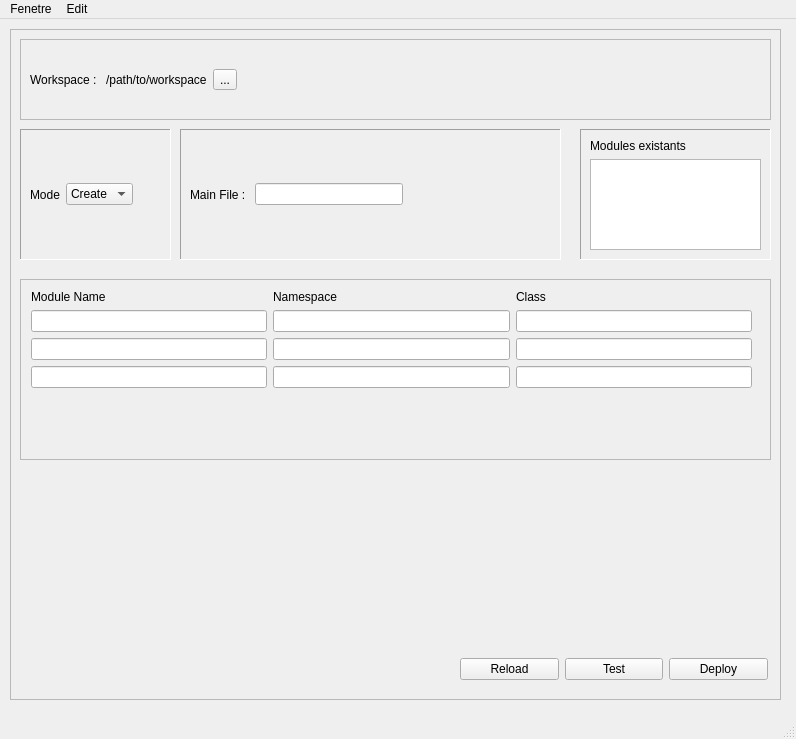
<?xml version="1.0" encoding="UTF-8"?>
<ui version="4.0">
 <class>MainWindow</class>
 <widget class="QMainWindow" name="MainWindow">
  <property name="geometry">
   <rect>
    <x>0</x>
    <y>0</y>
    <width>796</width>
    <height>739</height>
   </rect>
  </property>
  <property name="windowTitle">
   <string>MainWindow</string>
  </property>
  <widget class="QWidget" name="centralwidget">
   <widget class="QFrame" name="area_main">
    <property name="enabled">
     <bool>true</bool>
    </property>
    <property name="geometry">
     <rect>
      <x>10</x>
      <y>10</y>
      <width>771</width>
      <height>671</height>
     </rect>
    </property>
    <property name="sizePolicy">
     <sizepolicy hsizetype="Expanding" vsizetype="Expanding">
      <horstretch>0</horstretch>
      <verstretch>0</verstretch>
     </sizepolicy>
    </property>
    <property name="frameShape">
     <enum>QFrame::StyledPanel</enum>
    </property>
    <property name="frameShadow">
     <enum>QFrame::Sunken</enum>
    </property>
    <widget class="QWidget" name="horizontalLayoutWidget_2">
     <property name="geometry">
      <rect>
       <x>450</x>
       <y>620</y>
       <width>308</width>
       <height>41</height>
      </rect>
     </property>
     <layout class="QHBoxLayout" name="area_workspace_2">
      <item>
       <widget class="QPushButton" name="btn_reload">
        <property name="text">
         <string>Reload</string>
        </property>
       </widget>
      </item>
      <item>
       <widget class="QPushButton" name="btn_test">
        <property name="text">
         <string>Test</string>
        </property>
       </widget>
      </item>
      <item>
       <widget class="QPushButton" name="btn_deploy">
        <property name="text">
         <string>Deploy</string>
        </property>
       </widget>
      </item>
     </layout>
    </widget>
    <widget class="QScrollArea" name="area_generator">
     <property name="geometry">
      <rect>
       <x>10</x>
       <y>250</y>
       <width>751</width>
       <height>181</height>
      </rect>
     </property>
     <property name="widgetResizable">
      <bool>true</bool>
     </property>
     <widget class="QWidget" name="scrollAreaWidgetContents">
      <property name="geometry">
       <rect>
        <x>0</x>
        <y>0</y>
        <width>749</width>
        <height>179</height>
       </rect>
      </property>
      <widget class="QWidget" name="gridLayoutWidget">
       <property name="geometry">
        <rect>
         <x>10</x>
         <y>10</y>
         <width>721</width>
         <height>161</height>
        </rect>
       </property>
       <layout class="QGridLayout" name="grly_edit">
        <item row="5" column="0">
         <spacer name="verticalSpacer">
          <property name="orientation">
           <enum>Qt::Vertical</enum>
          </property>
          <property name="sizeHint" stdset="0">
           <size>
            <width>20</width>
            <height>40</height>
           </size>
          </property>
         </spacer>
        </item>
        <item row="1" column="2">
         <widget class="QLineEdit" name="lied_class0">
          <property name="text">
           <string/>
          </property>
         </widget>
        </item>
        <item row="0" column="0">
         <widget class="QLabel" name="lbl_module_name">
          <property name="text">
           <string>Module Name</string>
          </property>
         </widget>
        </item>
        <item row="1" column="1">
         <widget class="QLineEdit" name="lied_namespace0">
          <property name="text">
           <string/>
          </property>
         </widget>
        </item>
        <item row="0" column="1">
         <widget class="QLabel" name="lbl__namespace">
          <property name="text">
           <string>Namespace</string>
          </property>
         </widget>
        </item>
        <item row="0" column="2">
         <widget class="QLabel" name="lbl_class_name">
          <property name="text">
           <string>Class</string>
          </property>
         </widget>
        </item>
        <item row="1" column="0">
         <widget class="QLineEdit" name="lied_mod0">
          <property name="text">
           <string/>
          </property>
         </widget>
        </item>
        <item row="2" column="0">
         <widget class="QLineEdit" name="lied_mod1"/>
        </item>
        <item row="2" column="1">
         <widget class="QLineEdit" name="lied_namespace1"/>
        </item>
        <item row="2" column="2">
         <widget class="QLineEdit" name="lied_class1"/>
        </item>
        <item row="3" column="0">
         <widget class="QLineEdit" name="lied_mod2"/>
        </item>
        <item row="3" column="1">
         <widget class="QLineEdit" name="lied_namespace2"/>
        </item>
        <item row="3" column="2">
         <widget class="QLineEdit" name="lied_class2"/>
        </item>
       </layout>
      </widget>
     </widget>
    </widget>
    <widget class="QFrame" name="area_mode">
     <property name="geometry">
      <rect>
       <x>10</x>
       <y>100</y>
       <width>151</width>
       <height>131</height>
      </rect>
     </property>
     <property name="frameShape">
      <enum>QFrame::Panel</enum>
     </property>
     <property name="frameShadow">
      <enum>QFrame::Sunken</enum>
     </property>
     <layout class="QHBoxLayout" name="hrly_setup">
      <item>
       <widget class="QLabel" name="lbl_mode">
        <property name="text">
         <string>Mode</string>
        </property>
       </widget>
      </item>
      <item>
       <widget class="QComboBox" name="cbb_mode">
        <item>
         <property name="text">
          <string>Create</string>
         </property>
        </item>
        <item>
         <property name="text">
          <string>Add</string>
         </property>
        </item>
       </widget>
      </item>
      <item>
       <spacer name="horizontalSpacer">
        <property name="orientation">
         <enum>Qt::Horizontal</enum>
        </property>
        <property name="sizeHint" stdset="0">
         <size>
          <width>40</width>
          <height>20</height>
         </size>
        </property>
       </spacer>
      </item>
     </layout>
    </widget>
    <widget class="QFrame" name="area_workspace">
     <property name="geometry">
      <rect>
       <x>10</x>
       <y>10</y>
       <width>751</width>
       <height>81</height>
      </rect>
     </property>
     <property name="frameShape">
      <enum>QFrame::StyledPanel</enum>
     </property>
     <property name="frameShadow">
      <enum>QFrame::Sunken</enum>
     </property>
     <property name="lineWidth">
      <number>1</number>
     </property>
     <layout class="QHBoxLayout" name="horizontalLayout">
      <item>
       <widget class="QLabel" name="lbl_workspace">
        <property name="mouseTracking">
         <bool>false</bool>
        </property>
        <property name="text">
         <string>Workspace : </string>
        </property>
       </widget>
      </item>
      <item>
       <widget class="QLabel" name="lbl_path_workspace">
        <property name="styleSheet">
         <string notr="true">border:2;</string>
        </property>
        <property name="text">
         <string>/path/to/workspace</string>
        </property>
       </widget>
      </item>
      <item>
       <widget class="QToolButton" name="tbtn_set_path_workspace">
        <property name="text">
         <string>...</string>
        </property>
       </widget>
      </item>
      <item>
       <spacer name="horizontalSpacer_2">
        <property name="orientation">
         <enum>Qt::Horizontal</enum>
        </property>
        <property name="sizeHint" stdset="0">
         <size>
          <width>40</width>
          <height>20</height>
         </size>
        </property>
       </spacer>
      </item>
     </layout>
    </widget>
    <widget class="QFrame" name="vfra_modules_existants">
     <property name="geometry">
      <rect>
       <x>570</x>
       <y>100</y>
       <width>191</width>
       <height>131</height>
      </rect>
     </property>
     <property name="frameShape">
      <enum>QFrame::Panel</enum>
     </property>
     <property name="frameShadow">
      <enum>QFrame::Sunken</enum>
     </property>
     <layout class="QVBoxLayout" name="verticalLayout">
      <item>
       <widget class="QLabel" name="lbl_modules_existant">
        <property name="text">
         <string>Modules existants</string>
        </property>
       </widget>
      </item>
      <item>
       <widget class="QListWidget" name="liwd_modules_existant"/>
      </item>
     </layout>
    </widget>
    <widget class="QFrame" name="area_main_file">
     <property name="geometry">
      <rect>
       <x>170</x>
       <y>100</y>
       <width>381</width>
       <height>131</height>
      </rect>
     </property>
     <property name="frameShape">
      <enum>QFrame::Panel</enum>
     </property>
     <property name="frameShadow">
      <enum>QFrame::Sunken</enum>
     </property>
     <layout class="QHBoxLayout" name="hrly_setup_2">
      <item>
       <widget class="QLabel" name="lbl_main_file">
        <property name="text">
         <string>Main File : </string>
        </property>
       </widget>
      </item>
      <item>
       <widget class="QLineEdit" name="lied_main_file">
        <property name="minimumSize">
         <size>
          <width>70</width>
          <height>0</height>
         </size>
        </property>
       </widget>
      </item>
      <item>
       <spacer name="horizontalSpacer_3">
        <property name="orientation">
         <enum>Qt::Horizontal</enum>
        </property>
        <property name="sizeHint" stdset="0">
         <size>
          <width>40</width>
          <height>20</height>
         </size>
        </property>
       </spacer>
      </item>
     </layout>
    </widget>
   </widget>
  </widget>
  <widget class="QMenuBar" name="menubar">
   <property name="geometry">
    <rect>
     <x>0</x>
     <y>0</y>
     <width>796</width>
     <height>22</height>
    </rect>
   </property>
   <widget class="QMenu" name="menuFenetre">
    <property name="title">
     <string>Fenetre</string>
    </property>
    <addaction name="act_Quit"/>
   </widget>
   <widget class="QMenu" name="menuEdit">
    <property name="title">
     <string>Edit</string>
    </property>
    <addaction name="act_Reload"/>
    <addaction name="act_Test"/>
    <addaction name="act_Deploy"/>
   </widget>
   <addaction name="menuFenetre"/>
   <addaction name="menuEdit"/>
  </widget>
  <widget class="QStatusBar" name="statusbar"/>
  <action name="act_Quit">
   <property name="text">
    <string>Quit</string>
   </property>
   <property name="shortcut">
    <string>Ctrl+Q</string>
   </property>
  </action>
  <action name="act_Deploy">
   <property name="text">
    <string>Deploy</string>
   </property>
   <property name="shortcut">
    <string>Ctrl+D</string>
   </property>
  </action>
  <action name="act_Test">
   <property name="text">
    <string>Test</string>
   </property>
   <property name="shortcut">
    <string>Ctrl+T</string>
   </property>
  </action>
  <action name="act_Reload">
   <property name="text">
    <string>Reload</string>
   </property>
   <property name="shortcut">
    <string>Ctrl+R</string>
   </property>
  </action>
 </widget>
 <tabstops>
  <tabstop>cbb_mode</tabstop>
  <tabstop>area_generator</tabstop>
  <tabstop>lied_namespace0</tabstop>
  <tabstop>lied_class0</tabstop>
  <tabstop>lied_mod0</tabstop>
  <tabstop>btn_deploy</tabstop>
  <tabstop>lied_namespace1</tabstop>
  <tabstop>lied_mod1</tabstop>
  <tabstop>lied_class1</tabstop>
  <tabstop>lied_namespace2</tabstop>
  <tabstop>lied_class2</tabstop>
  <tabstop>lied_mod2</tabstop>
  <tabstop>btn_test</tabstop>
 </tabstops>
 <resources/>
 <connections/>
</ui>
